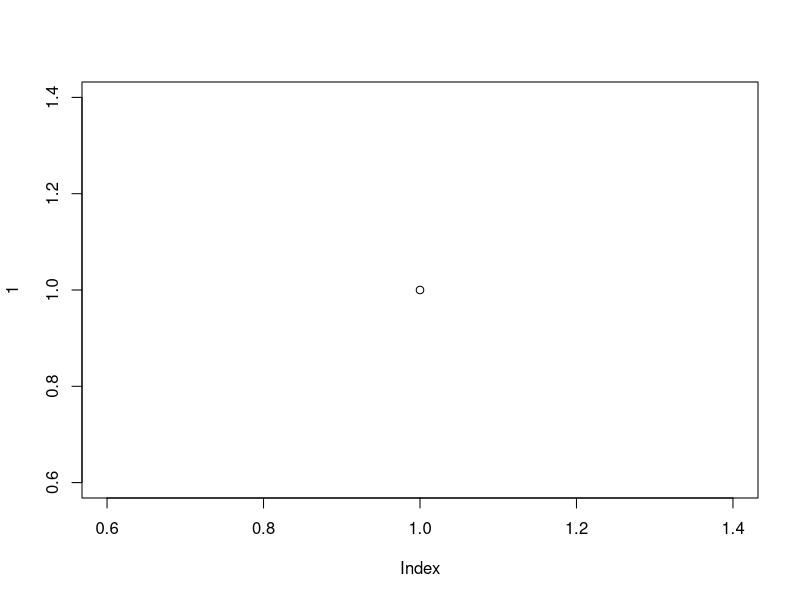

Recreate this plot in R.
## ---- chunk 1
knitr::opts_chunk$set(echo = TRUE)
## ---- chunk 2
random_markdown = function(len = 100) {
  uri = knitr::image_uri(file.path(R.home('doc'), 'html', 'logo.jpg'))
  text = function(len) {
    trimws(paste(sample(c(letters, rep(' ', 10)), len, TRUE), collapse = ''))
  }
  id = function() paste(sample(letters, 8, TRUE), collapse = '')
  figure = function(i = id()) {
    sprintf('![(#fig:%s)The R logo.](%s){width=%d%%}', i, uri, sample(20:60, 1))
  }
  tab = paste(knitr::kable(head(mtcars[, 1:5])), collapse = '\n')
  table = function(i = id()) {
    c(sprintf('Table: (#tab:%s)A table example.', i), tab)
  }
  unlist(lapply(seq_len(len), function(i) {
    if (i %% 20 == 0) return(paste('#', text(sample(10:30, 1))))
    if (i %% 10 == 0) return(paste('##', text(sample(10:30, 1))))
    # insure some elements
    if (i == 3) return(text(50))
    if (i == 4) return(figure("md-fig"))
    if (i == 5) return(text(50))
    if (i == 6) return(table("md-tab"))
    # then random
    type = sample(1:3, 1, prob = c(.9, .03, .07))
    switch(type, text(sample(50:300, 1)), figure(), table())
  }))
}
cat(random_markdown(), sep = '\n\n')
## ---- chunk 3
plot(1)
## ---- chunk 4
knitr::kable(head(mtcars, 3), caption = "A Simple table")
